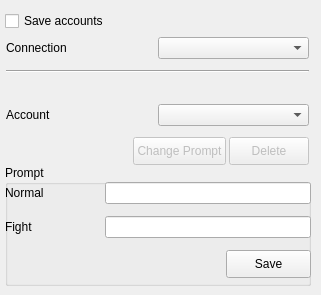
   <widget class="QWidget" name="account_page" >
    <widget class="QCheckBox" name="save_account" >
     <property name="geometry" >
      <rect>
       <x>5</x>
       <y>10</y>
       <width>115</width>
       <height>22</height>
      </rect>
     </property>
     <property name="text" >
      <string>Save accounts</string>
     </property>
    </widget>
    <widget class="QGroupBox" name="box_prompt" >
     <property name="geometry" >
      <rect>
       <x>5</x>
       <y>165</y>
       <width>306</width>
       <height>121</height>
      </rect>
     </property>
     <property name="toolTip" >
      <string>&lt;table>
&lt;tr>&lt;td colspan=3>&lt;b>Prompt format:&lt;/b>&lt;/td>&lt;/tr>
&lt;tr>&lt;td>%h&lt;/td>&lt;td>->&lt;/td>&lt;td>Current hit points&lt;/td>&lt;/tr>
&lt;tr>&lt;td>%H&lt;/td>&lt;td>->&lt;/td>&lt;td>Maximum hit points&lt;/td>&lt;/tr>
&lt;tr>&lt;td>%m&lt;/td>&lt;td>->&lt;/td>&lt;td>Current mana&lt;/td>&lt;/tr>
&lt;tr>&lt;td>%M&lt;/td>&lt;td>->&lt;/td>&lt;td>Maximum mana&lt;/td>&lt;/tr>
&lt;tr>&lt;td>%v&lt;/td>&lt;td>->&lt;/td>&lt;td>Current moves&lt;/td>&lt;/tr>
&lt;tr>&lt;td>%V&lt;/td>&lt;td>->&lt;/td>&lt;td>Maximum moves&lt;/td>&lt;/tr>
&lt;tr>&lt;td>*&lt;td>->&lt;/td>&lt;td>Represent any char, repeated&lt;/td>&lt;/tr>
&lt;tr>&lt;td colspan=2>&amp;nbsp;&lt;/td>&lt;td>zero or more times&lt;/td>&lt;/tr>
&lt;tr>&lt;td colspan=3>&amp;nbsp;&lt;/td>&lt;/tr>
&lt;/table>
&lt;table>
&lt;tr>&lt;td colspan=3>&lt;b>Example:&lt;/b>&lt;/td>&lt;/tr>
&lt;tr>&lt;td colspan=3>[  %h/%Hhp %m/%Mmn %v/%Vmv *] >&lt;/td>&lt;/tr>
&lt;tr>&lt;td colspan=3>is a valid rapresentation for:&lt;/td>&lt;/tr>
&lt;tr>&lt;td colspan=3>[  111/111hp 100/100mn 500/500mv 1000tnl] >&lt;/td>&lt;/tr>
&lt;/table></string>
     </property>
     <property name="title" >
      <string>Prompt</string>
     </property>
     <widget class="QWidget" name="layoutWidget" >
      <property name="geometry" >
       <rect>
        <x>0</x>
        <y>10</y>
        <width>306</width>
        <height>111</height>
       </rect>
      </property>
      <layout class="QGridLayout" >
       <property name="horizontalSpacing" >
        <number>0</number>
       </property>
       <property name="verticalSpacing" >
        <number>5</number>
       </property>
       <item row="0" column="0" >
        <widget class="QLabel" name="label" >
         <property name="minimumSize" >
          <size>
           <width>100</width>
           <height>0</height>
          </size>
         </property>
         <property name="maximumSize" >
          <size>
           <width>100</width>
           <height>16777215</height>
          </size>
         </property>
         <property name="text" >
          <string>Normal</string>
         </property>
        </widget>
       </item>
       <item row="0" column="1" colspan="2" >
        <widget class="QLineEdit" name="normal_prompt" />
       </item>
       <item row="1" column="0" >
        <widget class="QLabel" name="label_2" >
         <property name="minimumSize" >
          <size>
           <width>100</width>
           <height>0</height>
          </size>
         </property>
         <property name="maximumSize" >
          <size>
           <width>100</width>
           <height>16777215</height>
          </size>
         </property>
         <property name="text" >
          <string>Fight</string>
         </property>
        </widget>
       </item>
       <item row="1" column="1" colspan="2" >
        <widget class="QLineEdit" name="fight_prompt" />
       </item>
       <item row="2" column="0" colspan="2" >
        <spacer>
         <property name="orientation" >
          <enum>Qt::Horizontal</enum>
         </property>
         <property name="sizeHint" >
          <size>
           <width>221</width>
           <height>20</height>
          </size>
         </property>
        </spacer>
       </item>
       <item row="2" column="2" >
        <widget class="QPushButton" name="save_prompt" >
         <property name="minimumSize" >
          <size>
           <width>0</width>
           <height>28</height>
          </size>
         </property>
         <property name="maximumSize" >
          <size>
           <width>16777215</width>
           <height>28</height>
          </size>
         </property>
         <property name="text" >
          <string>Save</string>
         </property>
         <property name="icon" >
          <iconset resource="../../../resources/gui_option.qrc" >:/images/button-save.png</iconset>
         </property>
        </widget>
       </item>
      </layout>
     </widget>
    </widget>
    <widget class="QWidget" name="layoutWidget" >
     <property name="geometry" >
      <rect>
       <x>6</x>
       <y>31</y>
       <width>306</width>
       <height>141</height>
      </rect>
     </property>
     <layout class="QGridLayout" >
      <property name="rightMargin" >
       <number>3</number>
      </property>
      <property name="horizontalSpacing" >
       <number>0</number>
      </property>
      <property name="verticalSpacing" >
       <number>5</number>
      </property>
      <item row="0" column="0" >
       <widget class="QLabel" name="label_conn_account" >
        <property name="text" >
         <string>Connection</string>
        </property>
       </widget>
      </item>
      <item row="0" column="1" >
       <widget class="QComboBox" name="list_conn_account" >
        <property name="sizePolicy" >
         <sizepolicy vsizetype="Fixed" hsizetype="Preferred" >
          <horstretch>0</horstretch>
          <verstretch>0</verstretch>
         </sizepolicy>
        </property>
        <property name="minimumSize" >
         <size>
          <width>150</width>
          <height>0</height>
         </size>
        </property>
       </widget>
      </item>
      <item row="1" column="0" colspan="2" >
       <widget class="Line" name="line" >
        <property name="orientation" >
         <enum>Qt::Horizontal</enum>
        </property>
       </widget>
      </item>
      <item row="2" column="0" colspan="2" >
       <spacer>
        <property name="orientation" >
         <enum>Qt::Vertical</enum>
        </property>
        <property name="sizeType" >
         <enum>QSizePolicy::Fixed</enum>
        </property>
        <property name="sizeHint" >
         <size>
          <width>20</width>
          <height>20</height>
         </size>
        </property>
       </spacer>
      </item>
      <item row="3" column="0" >
       <widget class="QLabel" name="label_account_account" >
        <property name="text" >
         <string>Account</string>
        </property>
       </widget>
      </item>
      <item row="3" column="1" >
       <widget class="QComboBox" name="list_account" >
        <property name="sizePolicy" >
         <sizepolicy vsizetype="Fixed" hsizetype="Preferred" >
          <horstretch>0</horstretch>
          <verstretch>0</verstretch>
         </sizepolicy>
        </property>
        <property name="minimumSize" >
         <size>
          <width>150</width>
          <height>0</height>
         </size>
        </property>
       </widget>
      </item>
      <item row="4" column="0" colspan="2" >
       <layout class="QHBoxLayout" >
        <property name="spacing" >
         <number>3</number>
        </property>
        <item>
         <spacer>
          <property name="orientation" >
           <enum>Qt::Horizontal</enum>
          </property>
          <property name="sizeHint" >
           <size>
            <width>71</width>
            <height>20</height>
           </size>
          </property>
         </spacer>
        </item>
        <item>
         <widget class="QPushButton" name="change_prompt" >
          <property name="enabled" >
           <bool>false</bool>
          </property>
          <property name="minimumSize" >
           <size>
            <width>0</width>
            <height>28</height>
           </size>
          </property>
          <property name="maximumSize" >
           <size>
            <width>16777215</width>
            <height>28</height>
           </size>
          </property>
          <property name="text" >
           <string>Change Prompt</string>
          </property>
          <property name="icon" >
           <iconset resource="../../../resources/gui_option.qrc" >:/images/prompt.png</iconset>
          </property>
         </widget>
        </item>
        <item>
         <widget class="QPushButton" name="delete_account" >
          <property name="enabled" >
           <bool>false</bool>
          </property>
          <property name="minimumSize" >
           <size>
            <width>0</width>
            <height>28</height>
           </size>
          </property>
          <property name="maximumSize" >
           <size>
            <width>16777215</width>
            <height>28</height>
           </size>
          </property>
          <property name="text" >
           <string>Delete</string>
          </property>
          <property name="icon" >
           <iconset resource="../../../resources/gui_option.qrc" >:/images/button-cancel.png</iconset>
          </property>
         </widget>
        </item>
       </layout>
      </item>
     </layout>
    </widget>
   </widget>
